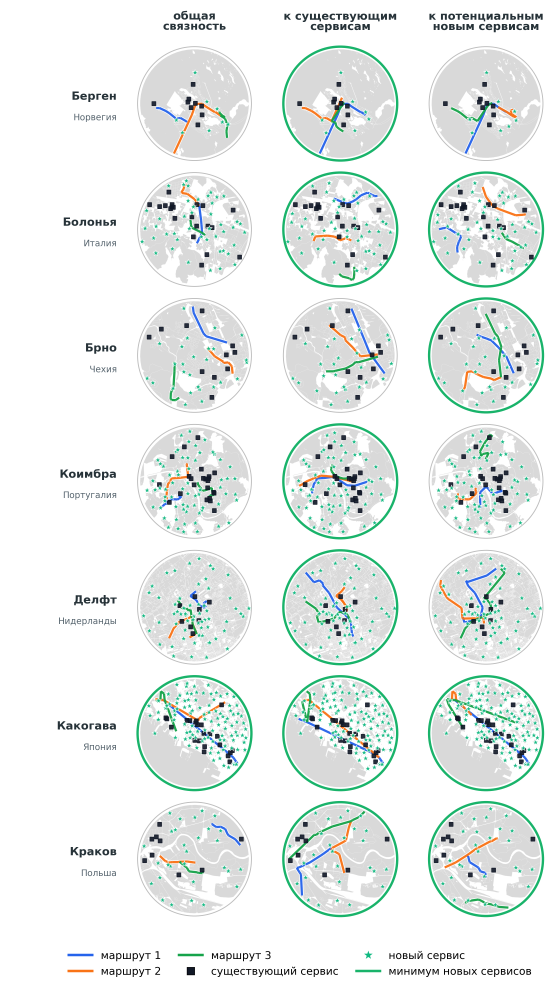
#> input picture segregation-by-design-experiments/polyclinic_access_components/outputs/overnight_route_strategy_batch_20260613_routes3_finalcanvas/_scenario_grid_7x3_regenerated_20260620/polyclinic_7x3_round_maps_ru_gray_biglegend_white.png, 2240 x 3939 px (shown at 1/4 size)
$ python render_polyclinic_route_strategy_4x3.py
#> lines starting #> are read from the running program, lines starting #| are printed output that depends on the picture
from pathlib import Path

from PIL import Image


ROOT = Path(__file__).resolve().parents[1]
SOURCE = (
    ROOT
    / "segregation-by-design-experiments/polyclinic_access_components/outputs"
    / "overnight_route_strategy_batch_20260613_routes3_finalcanvas"
    / "_scenario_grid_7x3_regenerated_20260620"
    / "polyclinic_7x3_round_maps_ru_gray_biglegend_white.png"
)
OUT = ROOT / "itmo-phd-thesis-template-en/images/ch4/optimal_local/polyclinic_route_strategy_4x3_ru.png"

# Cuts use the blank scanline gaps between complete circular outlines.
# Retained rows: Bergen, Brno, Kakogawa, Krakow, followed by the legend.
SLICES = [(0, 666), (1169, 1673), (2680, 3184), (3184, 3688), (3688, 3939)]

source = Image.open(SOURCE).convert("RGBA")
#> source is the input picture: PIL image 2240x3939 RGBA; mean R, G, B, A 233.5, 238.4, 236.6, 255
parts = [source.crop((0, top, source.width, bottom)) for top, bottom in SLICES]
#> parts = 5 items
result = Image.new("RGBA", (source.width, sum(part.height for part in parts)), "white")
#> result: PIL image 2240x2429 RGBA; every value is 255

y = 0
for part in parts:
    result.alpha_composite(part, (0, y))
    y += part.height
#> this loop made 5 passes
#> y on passes 1 to 5: 666, 1170, 1674, 2178, 2429
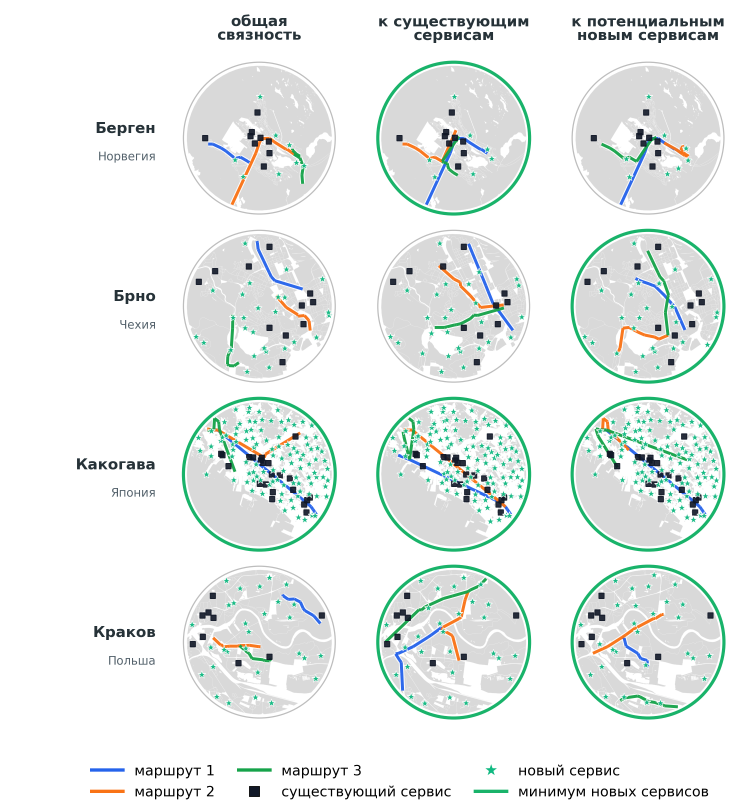
#> result: PIL image 2240x2429 RGBA (shown at 1/3 size); mean R, G, B, A 233.8, 238.5, 236.7, 255
#> after the loop, y = 2429

OUT.parent.mkdir(parents=True, exist_ok=True)
result.save(OUT)
print(OUT)

$ run again, with tmp/lbr_inputs_panel_matched.png copied over segregation-by-design-experiments/polyclinic_access_components/outputs/overnight_route_strategy_batch_20260613_routes3_finalcanvas/_scenario_grid_7x3_regenerated_20260620/polyclinic_7x3_round_maps_ru_gray_biglegend_white.png
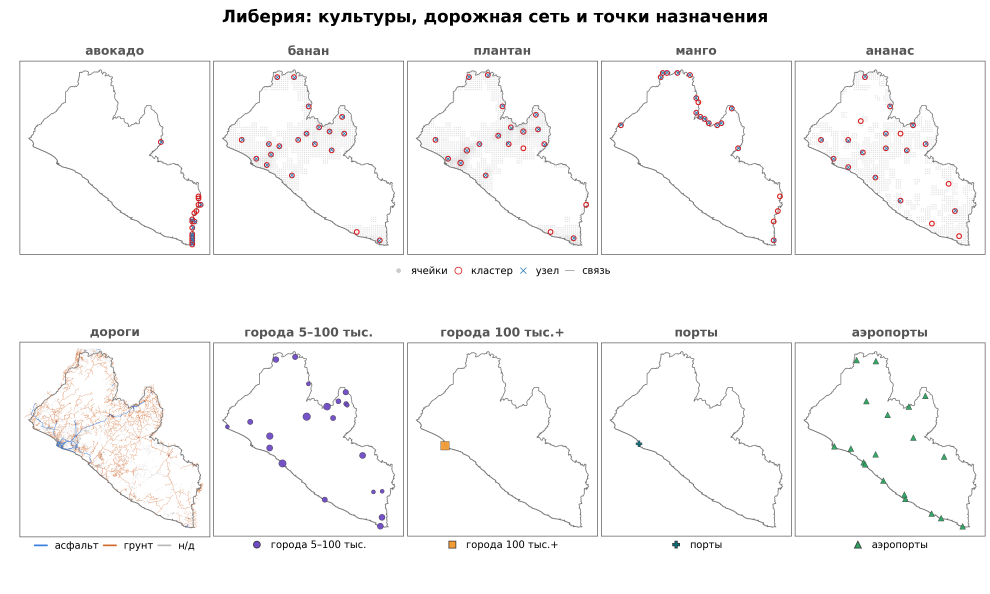
#> input picture tmp/lbr_inputs_panel_matched.png, 3960 x 2376 px (shown at 1/4 size)
#> source is the input picture: PIL image 3960x2376 RGBA; mean R, G, B, A 248.6, 248.1, 248.1, 255
#> parts = 5 items
#> the loop `for part in parts:` made 5 passes
#> y on passes 1 to 5: 666, 1170, 1674, 2178, 2429
#> after the loop `for part in parts:`:
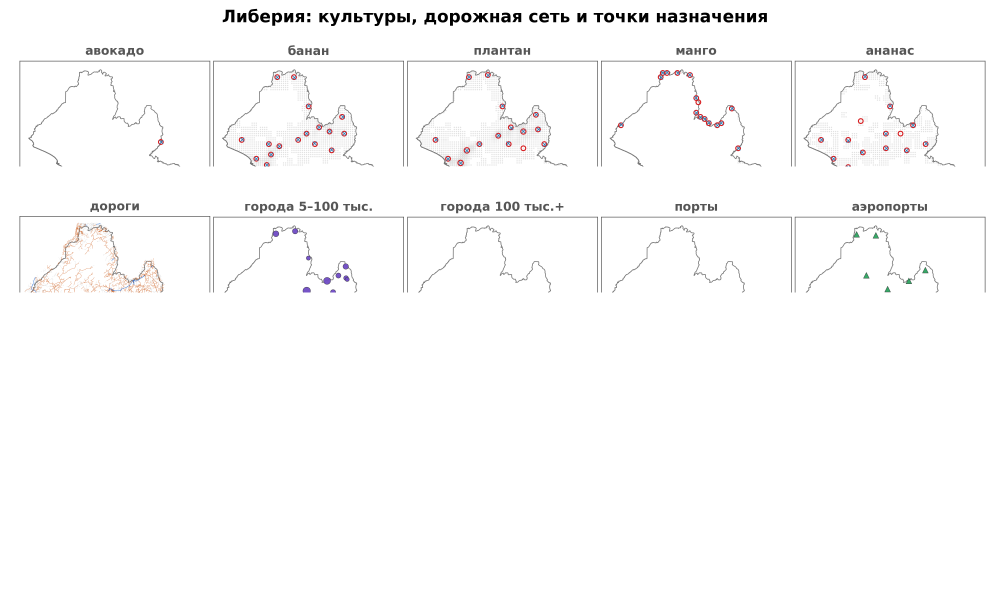
#> result: PIL image 3960x2429 RGBA (shown at 1/4 size); mean R, G, B, A 251.1, 250.9, 250.9, 255
#> after the loop `for part in parts:`: y = 2429

$ run again, with tmp/liberia_yanao_inputs_drivers_slide.png copied over segregation-by-design-experiments/polyclinic_access_components/outputs/overnight_route_strategy_batch_20260613_routes3_finalcanvas/_scenario_grid_7x3_regenerated_20260620/polyclinic_7x3_round_maps_ru_gray_biglegend_white.png
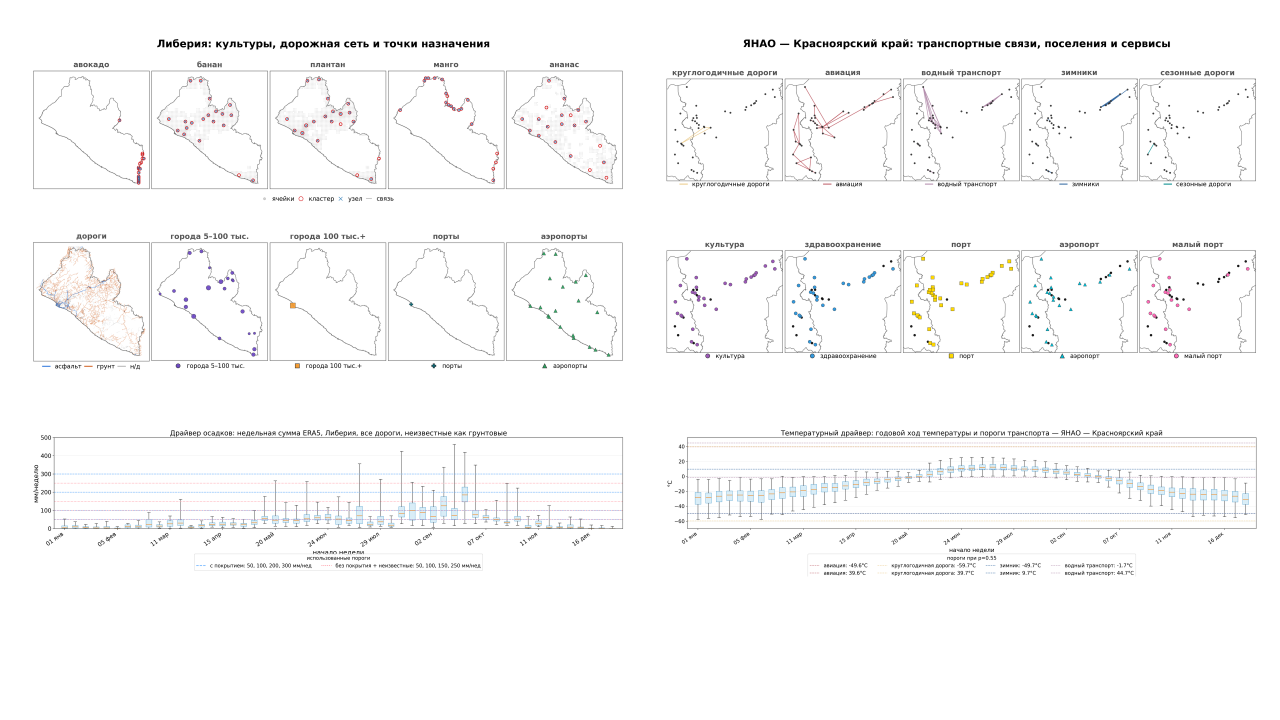
#> input picture tmp/liberia_yanao_inputs_drivers_slide.png, 3840 x 2160 px (shown at 1/3 size)
#> parts = 5 items
#> the loop `for part in parts:` made 5 passes
#> y on passes 1 to 5: 666, 1170, 1674, 2178, 2429
#> after the loop `for part in parts:`:
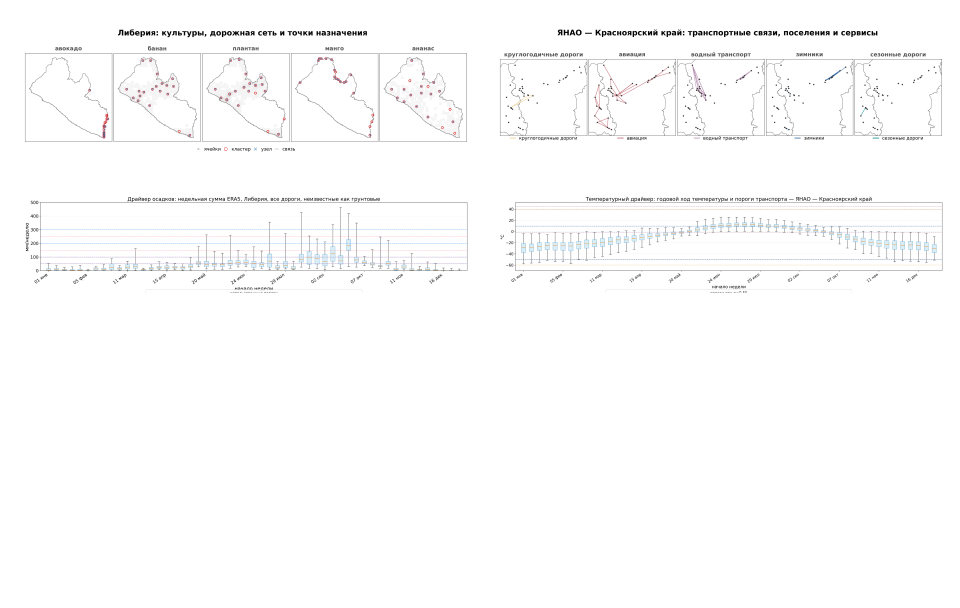
#> result: PIL image 3840x2429 RGBA (shown at 1/4 size); mean R, G, B, A 251.9, 251.9, 252, 255
#> after the loop `for part in parts:`: y = 2429
